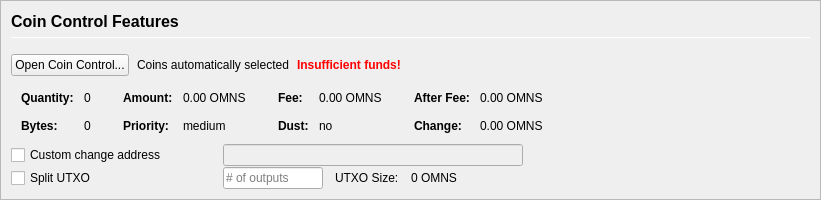
         <widget class="QFrame" name="frameCoinControl">
          <property name="sizePolicy">
           <sizepolicy hsizetype="Expanding" vsizetype="Expanding">
            <horstretch>0</horstretch>
            <verstretch>0</verstretch>
           </sizepolicy>
          </property>
          <property name="maximumSize">
           <size>
            <width>16777215</width>
            <height>16777215</height>
           </size>
          </property>
          <property name="frameShape">
           <enum>QFrame::StyledPanel</enum>
          </property>
          <property name="frameShadow">
           <enum>QFrame::Sunken</enum>
          </property>
          <layout class="QVBoxLayout" name="verticalLayoutCoinControl2">
           <property name="spacing">
            <number>0</number>
           </property>
           <property name="leftMargin">
            <number>0</number>
           </property>
           <property name="topMargin">
            <number>0</number>
           </property>
           <property name="rightMargin">
            <number>0</number>
           </property>
           <property name="bottomMargin">
            <number>0</number>
           </property>
           <item>
            <widget class="QFrame" name="frameCoinControl_BG">
             <layout class="QVBoxLayout" name="verticalLayoutCoinControl" stretch="0,0,0,0,0,0">
              <property name="spacing">
               <number>1</number>
              </property>
              <property name="leftMargin">
               <number>10</number>
              </property>
              <property name="topMargin">
               <number>10</number>
              </property>
              <item>
               <layout class="QHBoxLayout" name="horizontalLayoutCoinControl1">
                <property name="bottomMargin">
                 <number>15</number>
                </property>
                <item>
                 <layout class="QVBoxLayout" name="verticalLayout_3">
                  <property name="spacing">
                   <number>6</number>
                  </property>
                  <item>
                   <widget class="QLabel" name="labelCoinControlFeatures">
                    <property name="sizePolicy">
                     <sizepolicy hsizetype="Preferred" vsizetype="Maximum">
                      <horstretch>0</horstretch>
                      <verstretch>0</verstretch>
                     </sizepolicy>
                    </property>
                    <property name="minimumSize">
                     <size>
                      <width>0</width>
                      <height>20</height>
                     </size>
                    </property>
                    <property name="font">
                     <font>
                      <pointsize>12</pointsize>
                      <weight>75</weight>
                      <bold>true</bold>
                     </font>
                    </property>
                    <property name="styleSheet">
                     <string notr="true">font-weight:bold;</string>
                    </property>
                    <property name="text">
                     <string>Coin Control Features</string>
                    </property>
                   </widget>
                  </item>
                  <item>
                   <widget class="Line" name="line">
                    <property name="minimumSize">
                     <size>
                      <width>0</width>
                      <height>1</height>
                     </size>
                    </property>
                    <property name="maximumSize">
                     <size>
                      <width>16777215</width>
                      <height>1</height>
                     </size>
                    </property>
                    <property name="orientation">
                     <enum>Qt::Horizontal</enum>
                    </property>
                   </widget>
                  </item>
                 </layout>
                </item>
               </layout>
              </item>
              <item>
               <layout class="QHBoxLayout" name="horizontalLayoutCoinControl2" stretch="0,0,0,0">
                <property name="spacing">
                 <number>8</number>
                </property>
                <property name="bottomMargin">
                 <number>10</number>
                </property>
                <item>
                 <widget class="QPushButton" name="pushButtonCoinControl">
                  <property name="styleSheet">
                   <string notr="true"/>
                  </property>
                  <property name="text">
                   <string>Open Coin Control...</string>
                  </property>
                  <property name="autoDefault">
                   <bool>false</bool>
                  </property>
                 </widget>
                </item>
                <item>
                 <widget class="QLabel" name="labelCoinControlAutomaticallySelected">
                  <property name="text">
                   <string>Coins automatically selected</string>
                  </property>
                  <property name="margin">
                   <number>5</number>
                  </property>
                 </widget>
                </item>
                <item>
                 <widget class="QLabel" name="labelCoinControlInsuffFunds">
                  <property name="font">
                   <font>
                    <weight>75</weight>
                    <bold>true</bold>
                   </font>
                  </property>
                  <property name="styleSheet">
                   <string notr="true">color:red;font-weight:bold;</string>
                  </property>
                  <property name="text">
                   <string>Insufficient funds!</string>
                  </property>
                  <property name="margin">
                   <number>5</number>
                  </property>
                 </widget>
                </item>
                <item>
                 <spacer name="horizontalSpacerCoinControl">
                  <property name="orientation">
                   <enum>Qt::Horizontal</enum>
                  </property>
                  <property name="sizeHint" stdset="0">
                   <size>
                    <width>40</width>
                    <height>1</height>
                   </size>
                  </property>
                 </spacer>
                </item>
               </layout>
              </item>
              <item>
               <widget class="QWidget" name="widgetCoinControl" native="true">
                <property name="sizePolicy">
                 <sizepolicy hsizetype="Preferred" vsizetype="Preferred">
                  <horstretch>0</horstretch>
                  <verstretch>0</verstretch>
                 </sizepolicy>
                </property>
                <property name="minimumSize">
                 <size>
                  <width>0</width>
                  <height>0</height>
                 </size>
                </property>
                <property name="styleSheet">
                 <string notr="true"/>
                </property>
                <layout class="QHBoxLayout" name="horizontalLayoutCoinControl5">
                 <property name="leftMargin">
                  <number>0</number>
                 </property>
                 <property name="topMargin">
                  <number>0</number>
                 </property>
                 <property name="rightMargin">
                  <number>0</number>
                 </property>
                 <property name="bottomMargin">
                  <number>0</number>
                 </property>
                 <item>
                  <layout class="QHBoxLayout" name="horizontalLayoutCoinControl3" stretch="0,0,0,1">
                   <property name="spacing">
                    <number>20</number>
                   </property>
                   <property name="topMargin">
                    <number>0</number>
                   </property>
                   <property name="bottomMargin">
                    <number>10</number>
                   </property>
                   <item>
                    <layout class="QFormLayout" name="formLayoutCoinControl1">
                     <property name="horizontalSpacing">
                      <number>10</number>
                     </property>
                     <property name="verticalSpacing">
                      <number>14</number>
                     </property>
                     <property name="leftMargin">
                      <number>10</number>
                     </property>
                     <property name="topMargin">
                      <number>4</number>
                     </property>
                     <property name="rightMargin">
                      <number>6</number>
                     </property>
                     <item row="0" column="0">
                      <widget class="QLabel" name="labelCoinControlQuantityText">
                       <property name="font">
                        <font>
                         <weight>75</weight>
                         <bold>true</bold>
                        </font>
                       </property>
                       <property name="text">
                        <string>Quantity:</string>
                       </property>
                       <property name="margin">
                        <number>0</number>
                       </property>
                      </widget>
                     </item>
                     <item row="0" column="1">
                      <widget class="QLabel" name="labelCoinControlQuantity">
                       <property name="cursor">
                        <cursorShape>IBeamCursor</cursorShape>
                       </property>
                       <property name="contextMenuPolicy">
                        <enum>Qt::ActionsContextMenu</enum>
                       </property>
                       <property name="text">
                        <string notr="true">0</string>
                       </property>
                       <property name="margin">
                        <number>0</number>
                       </property>
                       <property name="textInteractionFlags">
                        <set>Qt::LinksAccessibleByMouse|Qt::TextSelectableByKeyboard|Qt::TextSelectableByMouse</set>
                       </property>
                      </widget>
                     </item>
                     <item row="1" column="0">
                      <widget class="QLabel" name="labelCoinControlBytesText">
                       <property name="font">
                        <font>
                         <weight>75</weight>
                         <bold>true</bold>
                        </font>
                       </property>
                       <property name="text">
                        <string>Bytes:</string>
                       </property>
                      </widget>
                     </item>
                     <item row="1" column="1">
                      <widget class="QLabel" name="labelCoinControlBytes">
                       <property name="cursor">
                        <cursorShape>IBeamCursor</cursorShape>
                       </property>
                       <property name="contextMenuPolicy">
                        <enum>Qt::ActionsContextMenu</enum>
                       </property>
                       <property name="text">
                        <string notr="true">0</string>
                       </property>
                       <property name="textInteractionFlags">
                        <set>Qt::LinksAccessibleByMouse|Qt::TextSelectableByKeyboard|Qt::TextSelectableByMouse</set>
                       </property>
                      </widget>
                     </item>
                    </layout>
                   </item>
                   <item>
                    <layout class="QFormLayout" name="formLayoutCoinControl2">
                     <property name="horizontalSpacing">
                      <number>10</number>
                     </property>
                     <property name="verticalSpacing">
                      <number>14</number>
                     </property>
                     <property name="leftMargin">
                      <number>6</number>
                     </property>
                     <property name="topMargin">
                      <number>4</number>
                     </property>
                     <property name="rightMargin">
                      <number>6</number>
                     </property>
                     <item row="0" column="0">
                      <widget class="QLabel" name="labelCoinControlAmountText">
                       <property name="font">
                        <font>
                         <weight>75</weight>
                         <bold>true</bold>
                        </font>
                       </property>
                       <property name="text">
                        <string>Amount:</string>
                       </property>
                       <property name="margin">
                        <number>0</number>
                       </property>
                      </widget>
                     </item>
                     <item row="0" column="1">
                      <widget class="QLabel" name="labelCoinControlAmount">
                       <property name="cursor">
                        <cursorShape>IBeamCursor</cursorShape>
                       </property>
                       <property name="contextMenuPolicy">
                        <enum>Qt::ActionsContextMenu</enum>
                       </property>
                       <property name="text">
                        <string notr="true">0.00 OMNS</string>
                       </property>
                       <property name="textInteractionFlags">
                        <set>Qt::LinksAccessibleByMouse|Qt::TextSelectableByKeyboard|Qt::TextSelectableByMouse</set>
                       </property>
                      </widget>
                     </item>
                     <item row="1" column="0">
                      <widget class="QLabel" name="labelCoinControlPriorityText">
                       <property name="font">
                        <font>
                         <weight>75</weight>
                         <bold>true</bold>
                        </font>
                       </property>
                       <property name="text">
                        <string>Priority:</string>
                       </property>
                      </widget>
                     </item>
                     <item row="1" column="1">
                      <widget class="QLabel" name="labelCoinControlPriority">
                       <property name="cursor">
                        <cursorShape>IBeamCursor</cursorShape>
                       </property>
                       <property name="contextMenuPolicy">
                        <enum>Qt::ActionsContextMenu</enum>
                       </property>
                       <property name="text">
                        <string>medium</string>
                       </property>
                       <property name="textInteractionFlags">
                        <set>Qt::LinksAccessibleByMouse|Qt::TextSelectableByKeyboard|Qt::TextSelectableByMouse</set>
                       </property>
                      </widget>
                     </item>
                    </layout>
                   </item>
                   <item>
                    <layout class="QFormLayout" name="formLayoutCoinControl3">
                     <property name="horizontalSpacing">
                      <number>10</number>
                     </property>
                     <property name="verticalSpacing">
                      <number>14</number>
                     </property>
                     <property name="leftMargin">
                      <number>6</number>
                     </property>
                     <property name="topMargin">
                      <number>4</number>
                     </property>
                     <property name="rightMargin">
                      <number>6</number>
                     </property>
                     <item row="0" column="0">
                      <widget class="QLabel" name="labelCoinControlFeeText">
                       <property name="font">
                        <font>
                         <weight>75</weight>
                         <bold>true</bold>
                        </font>
                       </property>
                       <property name="text">
                        <string>Fee:</string>
                       </property>
                       <property name="margin">
                        <number>0</number>
                       </property>
                      </widget>
                     </item>
                     <item row="0" column="1">
                      <widget class="QLabel" name="labelCoinControlFee">
                       <property name="cursor">
                        <cursorShape>IBeamCursor</cursorShape>
                       </property>
                       <property name="contextMenuPolicy">
                        <enum>Qt::ActionsContextMenu</enum>
                       </property>
                       <property name="text">
                        <string notr="true">0.00 OMNS</string>
                       </property>
                       <property name="textInteractionFlags">
                        <set>Qt::LinksAccessibleByMouse|Qt::TextSelectableByKeyboard|Qt::TextSelectableByMouse</set>
                       </property>
                      </widget>
                     </item>
                     <item row="1" column="0">
                      <widget class="QLabel" name="labelCoinControlLowOutputText">
                       <property name="font">
                        <font>
                         <weight>75</weight>
                         <bold>true</bold>
                        </font>
                       </property>
                       <property name="text">
                        <string>Dust:</string>
                       </property>
                      </widget>
                     </item>
                     <item row="1" column="1">
                      <widget class="QLabel" name="labelCoinControlLowOutput">
                       <property name="cursor">
                        <cursorShape>IBeamCursor</cursorShape>
                       </property>
                       <property name="contextMenuPolicy">
                        <enum>Qt::ActionsContextMenu</enum>
                       </property>
                       <property name="text">
                        <string>no</string>
                       </property>
                       <property name="textInteractionFlags">
                        <set>Qt::LinksAccessibleByMouse|Qt::TextSelectableByKeyboard|Qt::TextSelectableByMouse</set>
                       </property>
                      </widget>
                     </item>
                    </layout>
                   </item>
                   <item>
                    <layout class="QFormLayout" name="formLayoutCoinControl4">
                     <property name="horizontalSpacing">
                      <number>10</number>
                     </property>
                     <property name="verticalSpacing">
                      <number>14</number>
                     </property>
                     <property name="leftMargin">
                      <number>6</number>
                     </property>
                     <property name="topMargin">
                      <number>4</number>
                     </property>
                     <property name="rightMargin">
                      <number>6</number>
                     </property>
                     <item row="0" column="0">
                      <widget class="QLabel" name="labelCoinControlAfterFeeText">
                       <property name="font">
                        <font>
                         <weight>75</weight>
                         <bold>true</bold>
                        </font>
                       </property>
                       <property name="text">
                        <string>After Fee:</string>
                       </property>
                       <property name="margin">
                        <number>0</number>
                       </property>
                      </widget>
                     </item>
                     <item row="0" column="1">
                      <widget class="QLabel" name="labelCoinControlAfterFee">
                       <property name="cursor">
                        <cursorShape>IBeamCursor</cursorShape>
                       </property>
                       <property name="contextMenuPolicy">
                        <enum>Qt::ActionsContextMenu</enum>
                       </property>
                       <property name="text">
                        <string notr="true">0.00 OMNS</string>
                       </property>
                       <property name="textInteractionFlags">
                        <set>Qt::LinksAccessibleByMouse|Qt::TextSelectableByKeyboard|Qt::TextSelectableByMouse</set>
                       </property>
                      </widget>
                     </item>
                     <item row="1" column="0">
                      <widget class="QLabel" name="labelCoinControlChangeText">
                       <property name="font">
                        <font>
                         <weight>75</weight>
                         <bold>true</bold>
                        </font>
                       </property>
                       <property name="text">
                        <string>Change:</string>
                       </property>
                      </widget>
                     </item>
                     <item row="1" column="1">
                      <widget class="QLabel" name="labelCoinControlChange">
                       <property name="cursor">
                        <cursorShape>IBeamCursor</cursorShape>
                       </property>
                       <property name="contextMenuPolicy">
                        <enum>Qt::ActionsContextMenu</enum>
                       </property>
                       <property name="text">
                        <string notr="true">0.00 OMNS</string>
                       </property>
                       <property name="textInteractionFlags">
                        <set>Qt::LinksAccessibleByMouse|Qt::TextSelectableByKeyboard|Qt::TextSelectableByMouse</set>
                       </property>
                      </widget>
                     </item>
                    </layout>
                   </item>
                  </layout>
                 </item>
                </layout>
               </widget>
              </item>
              <item>
               <layout class="QHBoxLayout" name="horizontalLayoutCoinControl4">
                <property name="spacing">
                 <number>12</number>
                </property>
                <property name="sizeConstraint">
                 <enum>QLayout::SetDefaultConstraint</enum>
                </property>
                <property name="topMargin">
                 <number>0</number>
                </property>
                <property name="rightMargin">
                 <number>0</number>
                </property>
                <item>
                 <widget class="QCheckBox" name="checkBoxCoinControlChange">
                  <property name="sizePolicy">
                   <sizepolicy hsizetype="Preferred" vsizetype="Preferred">
                    <horstretch>0</horstretch>
                    <verstretch>0</verstretch>
                   </sizepolicy>
                  </property>
                  <property name="minimumSize">
                   <size>
                    <width>200</width>
                    <height>0</height>
                   </size>
                  </property>
                  <property name="maximumSize">
                   <size>
                    <width>200</width>
                    <height>16777215</height>
                   </size>
                  </property>
                  <property name="toolTip">
                   <string>If this is activated, but the change address is empty or invalid, change will be sent to a newly generated address.</string>
                  </property>
                  <property name="text">
                   <string>Custom change address</string>
                  </property>
                 </widget>
                </item>
                <item>
                 <widget class="QValidatedLineEdit" name="lineEditCoinControlChange">
                  <property name="enabled">
                   <bool>false</bool>
                  </property>
                  <property name="sizePolicy">
                   <sizepolicy hsizetype="Preferred" vsizetype="Preferred">
                    <horstretch>0</horstretch>
                    <verstretch>0</verstretch>
                   </sizepolicy>
                  </property>
                  <property name="minimumSize">
                   <size>
                    <width>300</width>
                    <height>0</height>
                   </size>
                  </property>
                 </widget>
                </item>
                <item>
                 <widget class="QLabel" name="labelCoinControlChangeLabel">
                  <property name="sizePolicy">
                   <sizepolicy hsizetype="Preferred" vsizetype="Preferred">
                    <horstretch>0</horstretch>
                    <verstretch>0</verstretch>
                   </sizepolicy>
                  </property>
                  <property name="minimumSize">
                   <size>
                    <width>100</width>
                    <height>0</height>
                   </size>
                  </property>
                  <property name="text">
                   <string/>
                  </property>
                  <property name="margin">
                   <number>3</number>
                  </property>
                 </widget>
                </item>
               </layout>
              </item>
              <item>
               <layout class="QHBoxLayout" name="horizontalLayoutCoinControl6">
                <property name="spacing">
                 <number>12</number>
                </property>
                <property name="rightMargin">
                 <number>0</number>
                </property>
                <item>
                 <widget class="QCheckBox" name="splitBlockCheckBox">
                  <property name="sizePolicy">
                   <sizepolicy hsizetype="Preferred" vsizetype="Preferred">
                    <horstretch>0</horstretch>
                    <verstretch>0</verstretch>
                   </sizepolicy>
                  </property>
                  <property name="minimumSize">
                   <size>
                    <width>200</width>
                    <height>0</height>
                   </size>
                  </property>
                  <property name="maximumSize">
                   <size>
                    <width>200</width>
                    <height>16777215</height>
                   </size>
                  </property>
                  <property name="text">
                   <string>Split UTXO</string>
                  </property>
                 </widget>
                </item>
                <item>
                 <widget class="QLineEdit" name="splitBlockLineEdit">
                  <property name="sizePolicy">
                   <sizepolicy hsizetype="Preferred" vsizetype="Preferred">
                    <horstretch>50</horstretch>
                    <verstretch>0</verstretch>
                   </sizepolicy>
                  </property>
                  <property name="minimumSize">
                   <size>
                    <width>100</width>
                    <height>0</height>
                   </size>
                  </property>
                  <property name="maximumSize">
                   <size>
                    <width>100</width>
                    <height>16777215</height>
                   </size>
                  </property>
                  <property name="placeholderText">
                   <string># of outputs</string>
                  </property>
                 </widget>
                </item>
                <item>
                 <widget class="QLabel" name="labelBlockSizeText">
                  <property name="text">
                   <string>UTXO Size:</string>
                  </property>
                 </widget>
                </item>
                <item>
                 <widget class="QLabel" name="labelBlockSize">
                  <property name="text">
                   <string>0 OMNS</string>
                  </property>
                 </widget>
                </item>
                <item>
                 <spacer name="horizontalSpacer_7">
                  <property name="orientation">
                   <enum>Qt::Horizontal</enum>
                  </property>
                  <property name="sizeHint" stdset="0">
                   <size>
                    <width>40</width>
                    <height>20</height>
                   </size>
                  </property>
                 </spacer>
                </item>
               </layout>
              </item>
              <item>
               <spacer name="verticalSpacerCoinControl">
                <property name="orientation">
                 <enum>Qt::Vertical</enum>
                </property>
                <property name="sizeHint" stdset="0">
                 <size>
                  <width>800</width>
                  <height>1</height>
                 </size>
                </property>
               </spacer>
              </item>
             </layout>
            </widget>
           </item>
          </layout>
         </widget>
